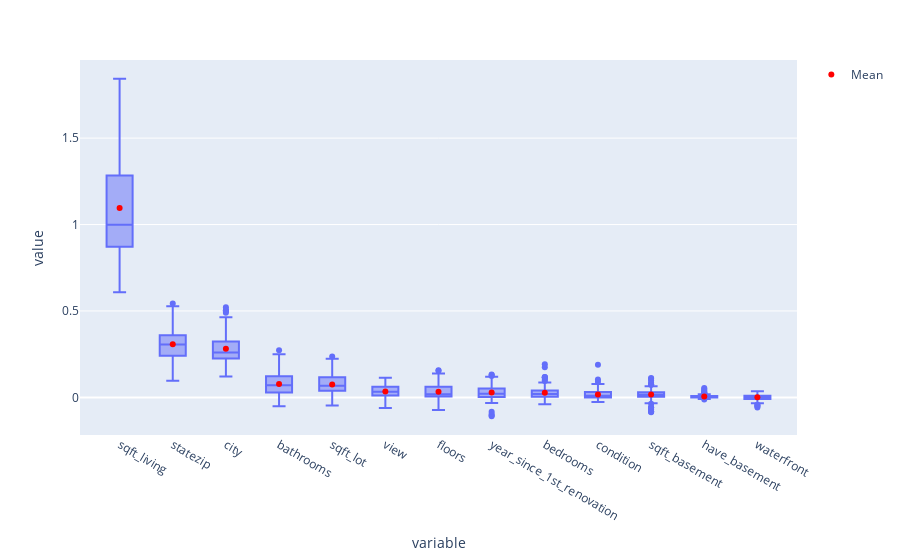

The notebook cell this image was saved under:
### Code cell
from sklearn.model_selection import cross_val_score

baseline_cv_results = cross_val_score(regressor, X, y, cv=6)  # use the same number of cvs
baseline_score = baseline_cv_results.mean()

import plotly.express as px
import plotly.graph_objects as go

# create df with columns = each feature, rows = score for each permutation each cv (600 in your case)
df_results = pd.DataFrame(data=perm.results_, columns=X.columns)
# feat_imps values will be same as perm.feature_importances_, but as a pd.Series with index labels corresponding to the feature names
feat_imps = df_results.mean().sort_values(ascending=False)
# reorder columns from most to least important
df_results = df_results[feat_imps.index]
# create boxplots of full results. pd.melt() is a handy way to reformat into a longform dataframe that plays well with plotly express.
fig = px.box(df_results.melt(), x='variable', y='value', orientation='v')
# add a marker showing the mean feature importance for each
fig.add_trace(go.Scatter(x=feat_imps.index, y=feat_imps.values, mode='markers', marker=dict(color='red'), name = 'Mean'))
fig

### Figure 1 — Plotly figure (JSON) as saved in the notebook; plotly's stock layout.template omitted (floating-point values rounded to 4 significant figures; data arrays with more than 128 entries replaced by an {"elided": "..."} marker saying what was removed)
{"data": [{"alignmentgroup": "True", "hovertemplate": "variable=%{x}<br>value=%{y}<extra></extra>", "legendgroup": "", "marker": {"color": "#636efa"}, "name": "", "notched": false, "offsetgroup": "", "orientation": "v", "showlegend": false, "type": "box", "x": {"elided": "1625 str values"}, "x0": " ", "xaxis": "x", "y": {"elided": "1625 float values"}, "y0": " ", "yaxis": "y"}, {"marker": {"color": "red"}, "mode": "markers", "name": "Mean", "type": "scatter", "x": ["sqft_living", "statezip", "city", "bathrooms", "sqft_lot", "view", "floors", "year_since_1st_renovation", "bedrooms", "condition", "sqft_basement", "have_basement", "waterfront"], "y": [1.096, 0.3075, 0.2818, 0.07706, 0.07473, 0.03451, 0.03261, 0.02829, 0.02619, 0.01666, 0.01663, 0.005048, 0.0002243]}], "layout": {"boxmode": "group", "legend": {"tracegroupgap": 0}, "margin": {"t": 60}, "xaxis": {"anchor": "y", "domain": [0, 1], "title": {"text": "variable"}}, "yaxis": {"anchor": "x", "domain": [0, 1], "title": {"text": "value"}}}}
